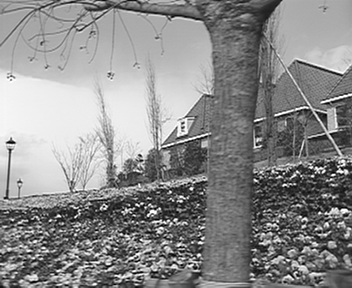
%> input picture Codec/flowergarden_cif_frame1.tif, 352 x 288 px
$ octave Ex_3c.m   (GNU Octave 9; MATLAB toolbox functions it lacks are replaced by stand-ins)
%> lines starting %> are read from the running program, lines starting %| are printed output that depends on the picture
### Codec/simple_quantizer.m
function quant_levels = simple_quantizer(input_image, quantizer_stepsize)
%> called with quantizer_stepsize = 0.00781

% Quantize the image with provided stepsize
quant_levels = round(input_image / quantizer_stepsize);
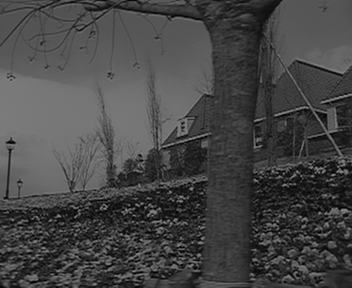
%> quant_levels: size 288x352 double; min 0, max 128, mean 69.8

end

### Codec/simple_dequantizer.m
function output_image = simple_dequantizer(quant_levels, quantizer_stepsize)
%> called with quantizer_stepsize = 0.00781

% Dequantize with the provided stepsize
output_image = quant_levels * quantizer_stepsize;

end

### Codec/scalar_quantizer.m
function output_levels = scalar_quantizer(input_image, quantizer_matrix)

output_levels = round(input_image ./ quantizer_matrix);
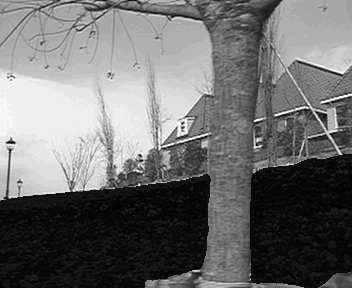
%> output_levels: size 288x352 double; min 0, max 32, mean 13.9; drawn with min black and max white

end

### Codec/scalar_dequantizer.m
function output_image = scalar_dequantizer(input_levels, quantizer_matrix)

    output_image = input_levels .* quantizer_matrix;
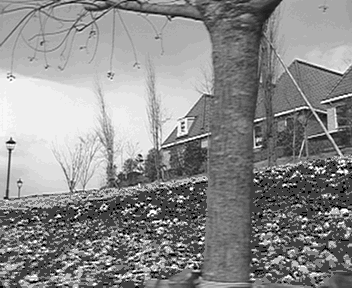
%> output_image: size 288x352 double; min 0, max 1, mean 0.546

end

### Codec/design_quantizer_matrix.m
function [q_mat n_q0 n_q1]=design_quantizer_matrix(q0,q1);
%
% function [q_mat n_q0 n_q1]=design_quantizer_matrix(q0,q1)
%
% design quantizer matrix for first flowergarden frame
% the frame is divided into 2 segments:
% flowers        : segment 0
% everything else: segment 1
%
% choose appropriate quantizer stepsizes q0,q1 for the two segments
%
% this function returns the quantizer matrix q_mat
% and the number of pixels quantized with stepsize q0 and q1

% load segmentation matrix
load flower_segm;
% segmentation of frame: values of segmentation matrix
% 0: flowers
% 1: everything else

% design quantizer matrix
q_mat = ones(288,352);

q_mat(flower_segm==0) = q0;
q_mat(flower_segm==1) = q1;

% how many pixels are flower/other pixels?
n_q0 = sum(flower_segm(:)==0);
n_q1 = sum(flower_segm(:)==1);

### Codec/Ex_3c.m
% Initialize
R = [];
D = [];
figure('name', 'Quantization');

% Store and display original image
input_image =  im2double(imread('flowergarden_cif_frame1.tif'));
subplot(2,2,1.5);
imshow(input_image);
title('Original Image');

% Get the quantized image and display it
n = 8;
quantizer_stepsize = 1 / 2 ^ (n -1);
quantized_image = simple_dequantizer(simple_quantizer(input_image, quantizer_stepsize), quantizer_stepsize);

subplot(2,2,3);
imshow(quantized_image);
title('8-Bit Quantized Image');

% Calculate quantizer matrix
n0 = 3;
q0 = 1 / 2 ^ (n0 -1);
n1 = 6;
q1 = 1 / 2 ^ (n1 -1);
quantizer_matrix = design_quantizer_matrix(q0, q1);

% Get the matrix quantized image and display it
matrix_quantized_image = scalar_dequantizer(scalar_quantizer(input_image, quantizer_matrix), quantizer_matrix);

subplot(2,2,4);
imshow(matrix_quantized_image);
title('Matrix Quantized Image');
